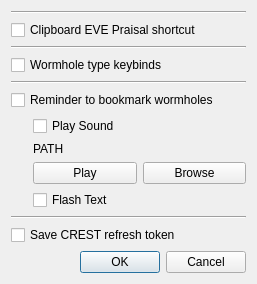
<?xml version="1.0" encoding="UTF-8"?>
<ui version="4.0">
    <class>FeaturesWindow</class>
    <widget class="QDialog" name="FeaturesWindow">
        <property name="geometry">
            <rect>
                <x>0</x>
                <y>0</y>
                <width>257</width>
                <height>269</height>
            </rect>
        </property>
        <property name="windowTitle">
            <string>Dialog</string>
        </property>
        <layout class="QVBoxLayout" name="verticalLayout_2">
            <item>
                <widget class="Line" name="line">
                    <property name="orientation">
                        <enum>Qt::Horizontal</enum>
                    </property>
                </widget>
            </item>
            <item>
                <widget class="QCheckBox" name="checkBoxClipboardShortcut">
                    <property name="text">
                        <string>Clipboard EVE Praisal shortcut</string>
                    </property>
                </widget>
            </item>
            <item>
                <widget class="Line" name="line_2">
                    <property name="orientation">
                        <enum>Qt::Horizontal</enum>
                    </property>
                </widget>
            </item>
            <item>
                <widget class="QCheckBox" name="checkBoxWormholeTypeKeybind">
                    <property name="text">
                        <string>Wormhole type keybinds</string>
                    </property>
                </widget>
            </item>
            <item>
                <widget class="Line" name="line_3">
                    <property name="orientation">
                        <enum>Qt::Horizontal</enum>
                    </property>
                </widget>
            </item>
            <item>
                <widget class="QCheckBox" name="checkBoxReminderBookmarkWormhole">
                    <property name="text">
                        <string>Reminder to bookmark wormholes</string>
                    </property>
                </widget>
            </item>
            <item>
                <layout class="QHBoxLayout" name="horizontalLayout_2">
                    <item>
                        <spacer name="horizontalSpacer">
                            <property name="orientation">
                                <enum>Qt::Horizontal</enum>
                            </property>
                            <property name="sizeType">
                                <enum>QSizePolicy::Minimum</enum>
                            </property>
                            <property name="sizeHint" stdset="0">
                                <size>
                                    <width>22</width>
                                    <height>20</height>
                                </size>
                            </property>
                        </spacer>
                    </item>
                    <item>
                        <layout class="QVBoxLayout" name="verticalLayout">
                            <item>
                                <widget class="QCheckBox" name="checkBoxPlaySound">
                                    <property name="text">
                                        <string>Play Sound</string>
                                    </property>
                                </widget>
                            </item>
                            <item>
                                <widget class="QLabel" name="labelSndPath">
                                    <property name="text">
                                        <string>PATH</string>
                                    </property>
                                </widget>
                            </item>
                            <item>
                                <layout class="QHBoxLayout" name="horizontalLayout">
                                    <item>
                                        <widget class="QPushButton" name="pushButtonTestSnd">
                                            <property name="text">
                                                <string>Play</string>
                                            </property>
                                        </widget>
                                    </item>
                                    <item>
                                        <widget class="QPushButton" name="pushButtonBrowseSnd">
                                            <property name="text">
                                                <string>Browse</string>
                                            </property>
                                        </widget>
                                    </item>
                                </layout>
                            </item>
                            <item>
                                <widget class="QCheckBox" name="checkBoxFlashText">
                                    <property name="text">
                                        <string>Flash Text</string>
                                    </property>
                                </widget>
                            </item>
                        </layout>
                    </item>
                </layout>
            </item>
            <item>
                <widget class="Line" name="line_4">
                    <property name="orientation">
                        <enum>Qt::Horizontal</enum>
                    </property>
                </widget>
            </item>
            <item>
                <widget class="QCheckBox" name="checkBoxSaveRefreshToken">
                    <property name="text">
                        <string>Save CREST refresh token</string>
                    </property>
                </widget>
            </item>
            <item>
                <widget class="QDialogButtonBox" name="buttonBox">
                    <property name="orientation">
                        <enum>Qt::Horizontal</enum>
                    </property>
                    <property name="standardButtons">
                        <set>QDialogButtonBox::Cancel|QDialogButtonBox::Ok</set>
                    </property>
                </widget>
            </item>
        </layout>
    </widget>
    <resources/>
    <connections>
        <connection>
            <sender>buttonBox</sender>
            <signal>accepted()</signal>
            <receiver>FeaturesWindow</receiver>
            <slot>accept()</slot>
            <hints>
                <hint type="sourcelabel">
                    <x>248</x>
                    <y>254</y>
                </hint>
                <hint type="destinationlabel">
                    <x>157</x>
                    <y>274</y>
                </hint>
            </hints>
        </connection>
        <connection>
            <sender>buttonBox</sender>
            <signal>rejected()</signal>
            <receiver>FeaturesWindow</receiver>
            <slot>reject()</slot>
            <hints>
                <hint type="sourcelabel">
                    <x>316</x>
                    <y>260</y>
                </hint>
                <hint type="destinationlabel">
                    <x>286</x>
                    <y>274</y>
                </hint>
            </hints>
        </connection>
    </connections>
</ui>
